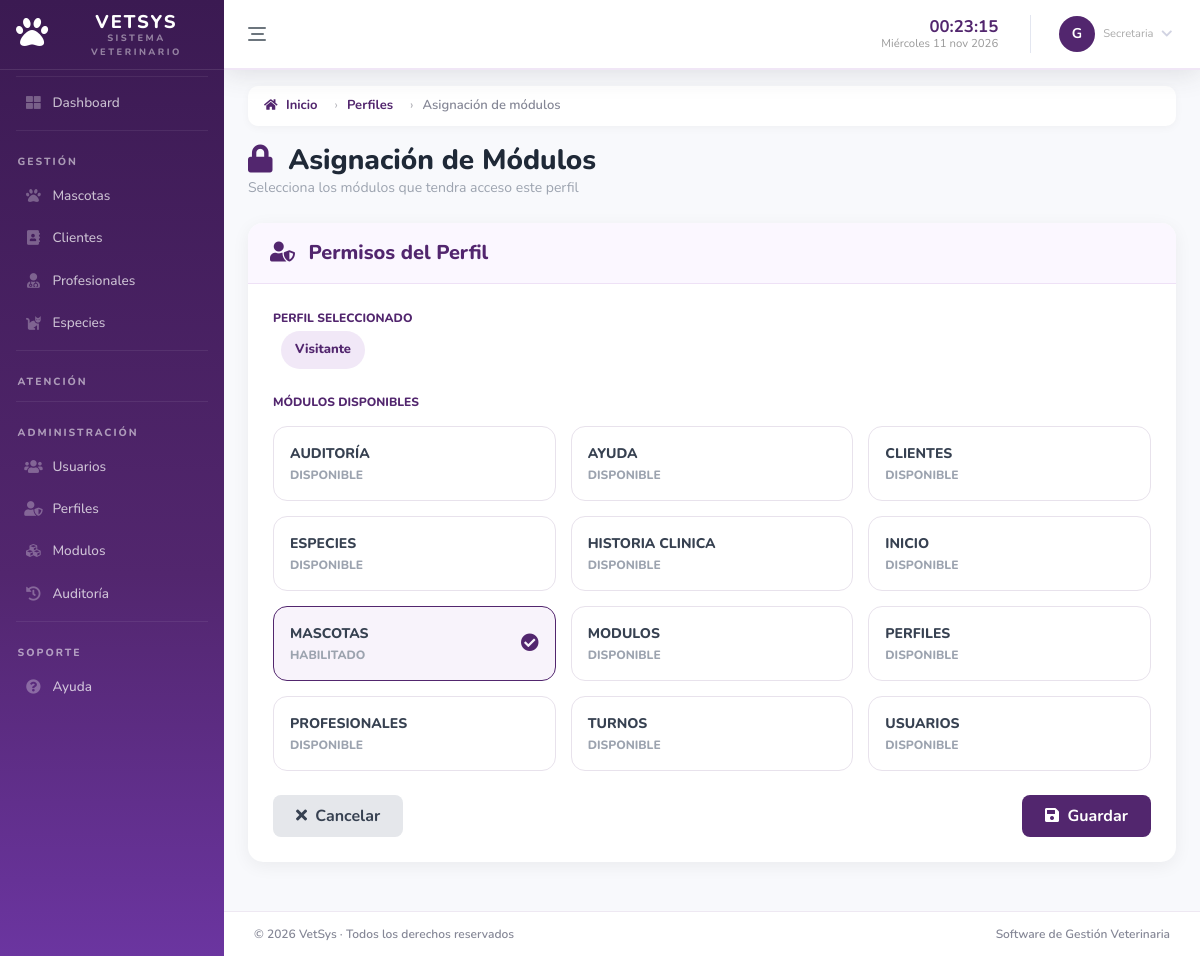
/modules/profiles/assign_modules.php?id=8 (signed in), run on the app's committed database.
### tables this page shows
CREATE TABLE `modulo` (
  `id_modulo` int NOT NULL AUTO_INCREMENT,
  `nombre_modulo` varchar(80) NOT NULL,
  `ruta` varchar(150) NOT NULL,
  `icono` varchar(50) DEFAULT NULL,
  `estado` tinyint DEFAULT '1',
  `categoria` varchar(50) NOT NULL,
  `orden` int NOT NULL DEFAULT '0',
  PRIMARY KEY (`id_modulo`)
);

CREATE TABLE `perfil` (
  `id_perfil` int NOT NULL AUTO_INCREMENT,
  `nombre_perfil` varchar(50) NOT NULL,
  `estado` tinyint DEFAULT '1',
  PRIMARY KEY (`id_perfil`)
);

### modules/profiles/controllers/ProfileController.php (called while the page is built, shortened)
<?php
require_once __DIR__ . '/../models/ProfileModel.php';
class ProfileController
{
    private $model;
    public function __construct($conexion)
    {
        $this->model = new ProfileModel($conexion);
    }
    public function assignModules($id){
    $id_perfil = (int)$id;
    $perfil = $this->model->getProfileById($id_perfil);
    $modulos = $this->model->getModules();
    $asignados = $this->model->getAssignedModules($id_perfil);
    require_once __DIR__ . '/../views/assign_modules.php';
    }
}

### modules/profiles/assign_modules.php (called while the page is built, shortened)
<?php
require_once '../../app/validateRoute.php';
require_once 'controllers/ProfileController.php';
$controller = new ProfileController($conexion);
$controller->assignModules($_GET['id'] ?? 0);

### modules/profiles/models/ProfileModel.php (called while the page is built, shortened)
<?php
class ProfileModel{
    private $conexion;
    public function __construct($conexion){
        $this->conexion = $conexion;
    }
    public function getProfileById($id){
    return $this->conexion->query("SELECT id_perfil, nombre_perfil FROM perfil
    WHERE id_perfil = $id")->fetch_object();
    }
    public function getModules(){
    return $this->conexion->query(" SELECT id_modulo, nombre_modulo, ruta FROM modulo WHERE estado = 1
        ORDER BY nombre_modulo");
    }
    public function getAssignedModules($id_perfil){
    $asignados = [];
    $resAsignados = $this->conexion->query("
        SELECT id_modulo
        FROM perfil_modulo
        WHERE id_perfil = $id_perfil
    ");
    while ($row = $resAsignados->fetch_object()) {
        $asignados[] = $row->id_modulo;
    }
    return $asignados;
}
}

### modules/profiles/views/assign_modules.php (the view, shortened to what this page needs)
<?php
require_once '../../app/menu.php';
?>
<!DOCTYPE html>
<html lang="es">
<head>
    <link href="../../vendor/fontawesome-free/css/all.min.css" rel="stylesheet">
    <link href="../../css/sb-admin-2.min.css" rel="stylesheet">
    <link href="../../css/style_system.css" rel="stylesheet">
    <link href="../../css/assign_modules_style.css" rel="stylesheet">
</head>
<body>
<div class="vetsys-breadcrumb-container">
    <ol class="vetsys-breadcrumb">
        <li class="breadcrumb-item">
            <a href="/SoftwareVet/app/inicio.php">
                <i class="fas fa-home"></i>
                Inicio
            </a>
        </li>
        <li class="breadcrumb-item">
            <a href="/SoftwareVet/modules/profiles/index.php">
                Perfiles
            </a>
        </li>
        <li class="breadcrumb-item active">
            Asignación de módulos
        </li>
    </ol>
</div>
<div class="container-fluid">
        <h1 class="h3 titulo-pagina">
            <i class="fas fa-lock mr-2"></i> Asignación de Módulos
        </h1>
        <div class="subtitulo-pagina">
            Selecciona los módulos que tendra acceso este perfil
        </div>
    <div class="card card-form mb-4">
        <div class="card-header-form">
            <h5>
                <i class="fas fa-user-shield mr-2"></i>
                Permisos del Perfil
            </h5>
        </div>
    <div class="card-body">
        <div class="section-label">Perfil seleccionado</div>
        <div class="mb-4">
            <span class="perfil-badge">
                <?= htmlspecialchars($perfil->nombre_perfil) ?>
            </span>
        </div>
        <div class="section-label">Módulos disponibles</div>
        <form method="POST" novalidate>
                <div class="modulos-grid">
                <?php while ($modulo = $modulos->fetch_object()) {
                $checked = in_array($modulo->id_modulo, $_POST['modulos'] ?? $asignados);
                ?>
        <label class="modulo-item <?= $checked ? 'checked' : '' ?>" for="modulo<?= $modulo->id_modulo ?>">
            <div class="modulo-content">
                <div class="modulo-nombre">
                    <?= htmlspecialchars($modulo->nombre_modulo ?? '') ?>
                </div>
                <div class="modulo-estado">
                    <?= $checked ? 'Habilitado' : 'Disponible' ?>
                </div>
        </div>
                <div class="modulo-check">
                    <i class="fas fa-check-circle"></i>
                </div>
        </label>
    <?php } ?>
</div>
            <div class="d-flex justify-content-between mt-4">
                <a href="index.php" class="btn btn-cancelar">
                    <i class="fas fa-times mr-1"></i>
                    Cancelar
                </a>
                <button type="submit" name="btnGuardar" value="1" class="btn btn-purple">
                    <i class="fas fa-save mr-1"></i>
                    Guardar
                </button>
            </div>
        </form>
    </div>
</div>
</body>
</html>

### app/menu.php (shortened to what this page needs)
<?php
require __DIR__ . '/../settings/conexion.php';
$uri = $_SERVER['REQUEST_URI'] ?? '';
function isActive(string $path, string $uri): string {
    return str_contains($uri, $path) ? 'nav-active' : '';
}
    ?>
    <?php
$nombrePerfil       = $_SESSION['nombre_perfil'] ?? 'Sin perfil';
$nombrePerfilSeguro = htmlspecialchars($nombrePerfil);
$idPerfil = $_SESSION['id_perfil'];
$sql = "
SELECT
    m.id_modulo,
    m.nombre_modulo,
    m.ruta,
    m.icono,
    m.categoria,
    m.orden
FROM modulo m
INNER JOIN perfil_modulo pm
    ON pm.id_modulo = m.id_modulo
WHERE
    pm.id_perfil = ?
    AND m.estado = 1
ORDER BY
    m.categoria,
    m.orden
";
$stmt = mysqli_prepare($conexion, $sql);
mysqli_stmt_bind_param($stmt, "i", $idPerfil);
mysqli_stmt_execute($stmt);
$resultado = mysqli_stmt_get_result($stmt);
$menu = [];
while ($fila = mysqli_fetch_assoc($resultado)) {
    $menu[$fila['categoria']][] = $fila;
}
?>
<!DOCTYPE html>
<html lang="es">
<head>
    <link href="/SoftwareVet/vendor/fontawesome-free/css/all.min.css" rel="stylesheet">
    <link href="/SoftwareVet/css/sb-admin-2.min.css" rel="stylesheet">
    <link href="/SoftwareVet/css/style_menu.css" rel="stylesheet">
</head>
<body id="page-top" data-sidebar="full">
<div id="wrapper">
    <ul class="navbar-nav sidebar sidebar-dark accordion" id="accordionSidebar">
        <a class="sidebar-brand d-flex align-items-center justify-content-center" href="/SoftwareVet/app/inicio.php">
            <div class="sidebar-brand-icon mr-2">
                <i class="fas fa-paw"></i>
            </div>
            <div>
                <div class="brand-name">VETSYS</div>
                <div class="brand-sub">Sistema Veterinario</div>
            </div>
        </a>
        <hr class="sidebar-divider">
        <li class="nav-item">
            <a class="nav-link <?= isActive('/app/inicio.php', $uri) ?>" href="/SoftwareVet/app/inicio.php" data-label="Dashboard">
                <i class="fas fa-fw fa-th-large nav-icon"></i>
                <span class="nav-text">Dashboard</span>
            </a>
        </li>
       <hr class="sidebar-divider">
<div class="sidebar-heading">Gestión</div>
<?php
if (!empty($menu['Gestión'])):
    foreach ($menu['Gestión'] as $modulo):
?>
<li class="nav-item <?= isActive(parse_url($modulo['ruta'], PHP_URL_PATH), $uri) ?>">
    <a class="nav-link"
       href="<?= htmlspecialchars($modulo['ruta']) ?>"
       data-label="<?= htmlspecialchars($modulo['nombre_modulo']) ?>">
        <i class="fas fa-fw <?= htmlspecialchars($modulo['icono']) ?> nav-icon"></i>
        <span class="nav-text">
            <?= htmlspecialchars($modulo['nombre_modulo']) ?>
        </span>
    </a>
</li>
<?php
    endforeach;
endif;
?>
<hr class="sidebar-divider">
<div class="sidebar-heading">Atención</div>
<hr class="sidebar-divider">
<div class="sidebar-heading">
    Administración
</div>
<?php if (!empty($menu['Administración'])): ?>
<?php foreach ($menu['Administración'] as $modulo): ?>
<li class="nav-item <?= isActive(parse_url($modulo['ruta'], PHP_URL_PATH), $uri) ?>">
    <a class="nav-link"
       href="<?= htmlspecialchars($modulo['ruta']) ?>"
       data-label="<?= htmlspecialchars($modulo['nombre_modulo']) ?>">
        <i class="fas fa-fw <?= htmlspecialchars($modulo['icono']) ?> nav-icon"></i>
        <span class="nav-text">
            <?= htmlspecialchars($modulo['nombre_modulo']) ?>
        </span>
    </a>
</li>
<?php endforeach; ?>
<?php endif; ?>
<hr class="sidebar-divider">
<div class="sidebar-heading">Soporte</div>
<?php if (!empty($menu['Soporte'])): ?>
<?php foreach ($menu['Soporte'] as $modulo): ?>
<li class="nav-item <?= isActive(parse_url($modulo['ruta'], PHP_URL_PATH), $uri) ?>">
    <a class="nav-link"
       href="<?= htmlspecialchars($modulo['ruta']) ?>"
       data-label="<?= htmlspecialchars($modulo['nombre_modulo']) ?>">
        <i class="fas fa-fw <?= htmlspecialchars($modulo['icono']) ?> nav-icon"></i>
        <span class="nav-text">
            <?= htmlspecialchars($modulo['nombre_modulo']) ?>
        </span>
    </a>
</li>
<?php endforeach; ?>
<?php endif; ?>
    </ul>
    <div id="content-wrapper" class="d-flex flex-column">
        <div id="content">
            <?php
            $usuarioNombre = htmlspecialchars($_SESSION['usuario'] ?? 'Usuario');
            $partes       = array_filter(explode(' ', $usuarioNombre), fn($p) => $p !== '');
            $inicialesArr = array_map(fn($p) => strtoupper($p[0]), array_values($partes));
            $iniciales    = implode('', array_slice($inicialesArr, 0, 2));
            ?>
            <nav class="navbar navbar-expand navbar-light bg-white topbar mb-4 shadow">
                <button class="btn-sidebar-toggle d-none d-md-flex mr-3" id="sidebarModeBtn" title="Cambiar vista del menú">
                    <span class="bar bar1"></span>
                    <span class="bar bar2"></span>
                    <span class="bar bar3"></span>
                </button>
                <div class="ml-auto d-flex align-items-center">
                    <div class="topbar-clock d-none d-md-block mr-3 text-right">
                        <div class="clock-time" id="topbar-hora">--:--</div>
                        <div class="clock-date" id="topbar-fecha"></div>
                    </div>
                    <div class="nav-item dropdown no-arrow">
                        <a class="nav-link dropdown-toggle d-flex align-items-center"
                            href="#"
                            id="userDropdown"
                            data-toggle="dropdown"
                            aria-haspopup="true"
                            aria-expanded="false">
                            <div class="user-avatar mr-2"><?= $iniciales ?></div>
                            <div class="d-none d-lg-block text-left mr-1">
                                <div style="font-size:.7rem; color:#aaa; line-height:1;">
                                    <?= $nombrePerfilSeguro ?>
                                </div>
                            </div>
                            <i class="fas fa-chevron-down fa-xs text-gray-400 ml-1"></i>
                        </a>
                    </div>
                </div>
            </nav>
<footer class="footer-vetsys">
    <span>© 2026 VetSys · Todos los derechos reservados</span>
    <span class="footer-vetsys-right">
        Software de Gestión Veterinaria
    </span>
</footer>

### css/style_menu.css (style rules this page uses)
html, body { overflow-x: hidden; }
.sidebar { background: linear-gradient(180deg, #3b1a52 0%, #52266E 60%, #6b35a0 100%) !important; position: fixed !important; top: 0; left: 0; height: 100vh; overflow-y: auto; overflow-x: hidden; z-index: 100; transition: width .25s ease, transform .25s ease; scrollbar-width: thin; scrollbar-color: rgba(255,255,255,.25) transparent; }
.sidebar-brand { padding: 1.6rem 1rem 1.4rem !important; gap: .5rem; border-bottom: 1px solid rgba(255,255,255,.1); }
.sidebar-brand-icon { font-size: 1.6rem !important; }
.brand-name { font-size: 1.15rem; font-weight: 800; letter-spacing: 2px; color: #fff; line-height: 1.1; }
.brand-sub { font-size: .58rem; letter-spacing: 2.5px; color: rgba(255,255,255,.45); text-transform: uppercase; }
.sidebar-heading { font-size: .65rem !important; letter-spacing: 2px !important; color: rgba(255,255,255,.55) !important; padding: 1.1rem 1rem .35rem 1.1rem !important; font-weight: 800 !important; }
.sidebar .nav-item { margin: 1px 8px; border-radius: 8px; position: relative; }
.sidebar .nav-item .nav-link { padding: .62rem .9rem !important; border-radius: 8px; color: rgba(255,255,255,.72) !important; font-size: .84rem; font-weight: 500; transition: background .18s ease, color .18s ease; display: flex !important; align-items: center; width: 100% !important; box-sizing: border-box; }
.sidebar .nav-item .nav-link > i.nav-icon { font-size: .92rem; width: 22px; text-align: center; flex-shrink: 0; margin-right: 8px; transition: transform .18s ease; }
.sidebar .nav-item .nav-link > .nav-text { flex: 1; white-space: nowrap; overflow: hidden; text-overflow: ellipsis; }
.sidebar-divider { border-color: rgba(255,255,255,.07) !important; margin: .35rem 1rem !important; }
#content-wrapper { flex: 1 1 0% !important; min-width: 0 !important; width: auto !important; height: 100vh; overflow-y: auto; overflow-x: hidden; transition: margin-left .25s ease; }
body[data-sidebar="full"] .sidebar { width: 224px !important; }
body[data-sidebar="full"] #content-wrapper { margin-left: 224px; }
.btn-sidebar-toggle { background: none; border: none; cursor: pointer; padding: 6px 8px; border-radius: 6px; color: #6c757d; transition: background .15s, color .15s; display: flex; flex-direction: column; gap: 4px; align-items: center; justify-content: center; }
.btn-sidebar-toggle .bar { display: block; height: 2px; border-radius: 2px; background: currentColor; transition: width .2s; }
.btn-sidebar-toggle .bar1 { width: 18px; }
.btn-sidebar-toggle .bar2 { width: 13px; }
.btn-sidebar-toggle .bar3 { width: 18px; }
.topbar { border-bottom: 2px solid #f0e6f6; position: sticky; top: 0; z-index: 99; }
.topbar-clock { line-height: 1.2; }
.topbar-clock .clock-time { font-size: 1.05rem; font-weight: 700; color: #52266E; }
.topbar-clock .clock-date { font-size: .71rem; color: #999; }
.user-avatar { width: 36px; height: 36px; border-radius: 50%; background: #52266E; color: #fff; display: inline-flex; align-items: center; justify-content: center; font-weight: 700; font-size: .88rem; letter-spacing: .5px; flex-shrink: 0; }
.footer-vetsys { position: fixed; bottom: 0; right: 0; left: 224px; min-height: 45px; padding: 0 30px; display: flex; align-items: center; justify-content: space-between; background: #ffffff; border-top: 1px solid #eee8f2; color: #858796; font-size: 12px; font-weight: 600; z-index: 900; transition: left .25s ease; }
#content { padding-bottom: 70px; }
.vetsys-breadcrumb-container { padding: 0 24px; margin-top: -8px; margin-bottom: 18px; }
.vetsys-breadcrumb { display: flex; align-items: center; flex-wrap: wrap; padding: 10px 16px; margin: 0; list-style: none; background: #ffffff; border-radius: 10px; box-shadow: 0 2px 8px rgba(0, 0, 0, 0.04); font-size: 13px; }
.vetsys-breadcrumb a { color: #52266E; font-weight: 700; text-decoration: none; }
.vetsys-breadcrumb .breadcrumb-item + .breadcrumb-item::before { content: "›"; color: #b7b7bd; padding: 0 9px; }
.vetsys-breadcrumb .breadcrumb-item.active { color: #858796; font-weight: 600; }
.vetsys-breadcrumb .fa-home { margin-right: 5px; font-size: 12px; }

### data on the page
modulo: nombre_modulo "Mascotas", nombre_modulo "MASCOTAS", shows "HABILITADO"
modulo: nombre_modulo "Clientes", nombre_modulo "CLIENTES", shows "DISPONIBLE"
modulo: nombre_modulo "Profesionales", nombre_modulo "PROFESIONALES", shows "DISPONIBLE"
modulo: nombre_modulo "Especies", nombre_modulo "ESPECIES", shows "DISPONIBLE"
modulo: nombre_modulo "Usuarios", nombre_modulo "USUARIOS", shows "DISPONIBLE"
modulo: nombre_modulo "Perfiles", nombre_modulo "PERFILES", shows "DISPONIBLE"
modulo: nombre_modulo "Modulos", nombre_modulo "MODULOS", shows "DISPONIBLE"
modulo: nombre_modulo "Auditoría", nombre_modulo "AUDITORÍA", shows "DISPONIBLE"
modulo: nombre_modulo "Ayuda", nombre_modulo "AYUDA", shows "DISPONIBLE"
perfil: nombre_perfil "Visitante"
modulo: nombre_modulo "HISTORIA CLINICA", shows "DISPONIBLE"
modulo: nombre_modulo "INICIO", shows "DISPONIBLE"
modulo: nombre_modulo "TURNOS", shows "DISPONIBLE"

### other printed values
$iniciales "G"
$nombrePerfilSeguro "Secretaria"
